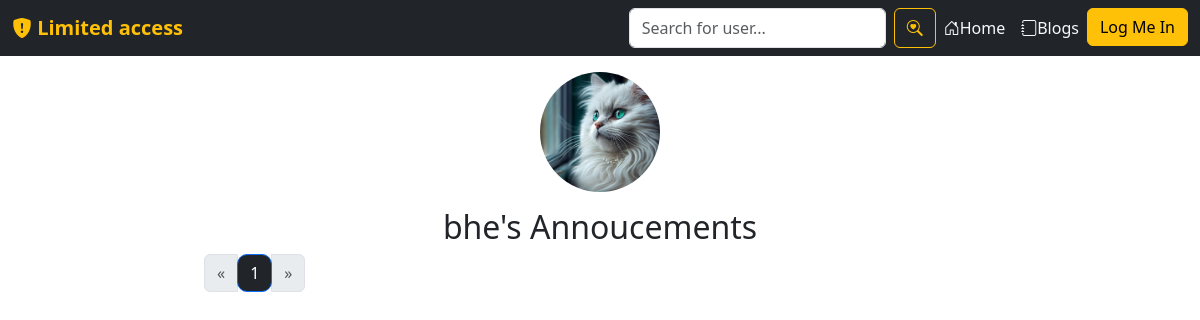
/bhe/announcements/, run on an earlier commit of the app's database.
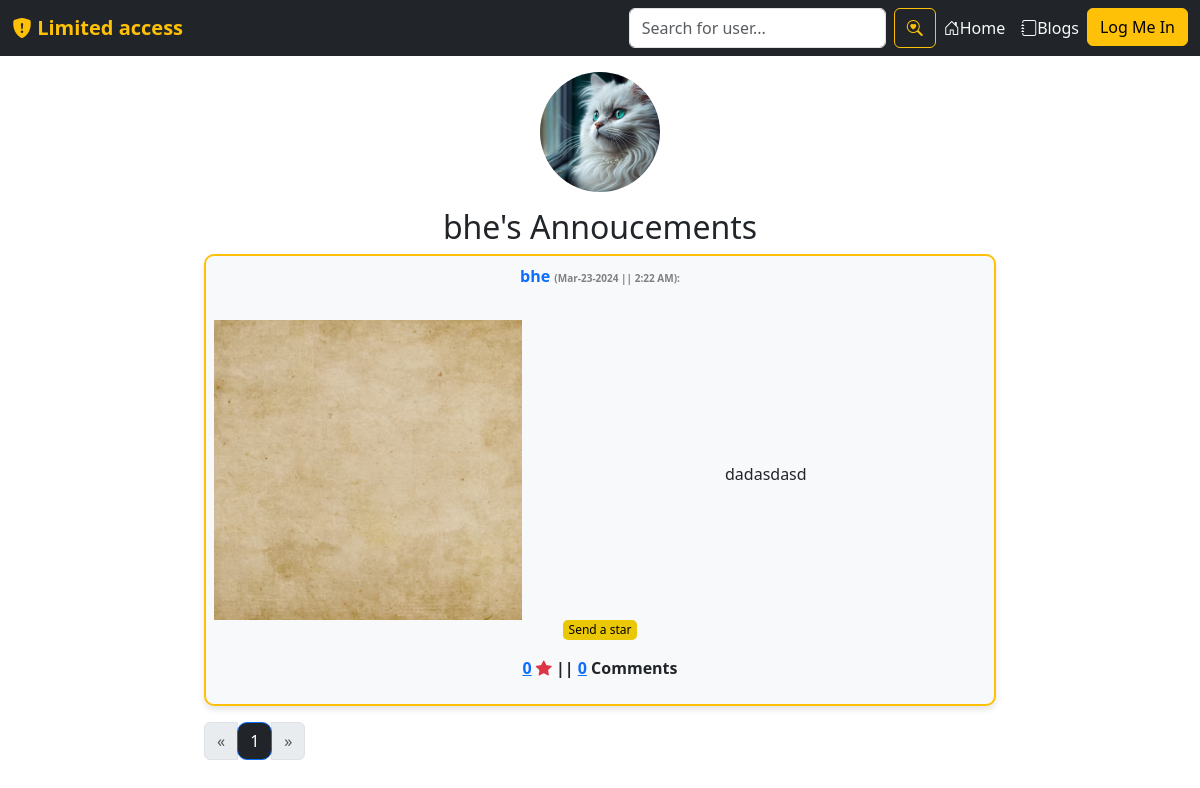
And on a later commit of the database.
### users/models.py (models this page shows, shortened)
class Profile(models.Model):
    user = models.OneToOneField(User, on_delete=models.CASCADE)
    motto = models.TextField(max_length=300, default="Best friends don’t let you do stupid things alone.")
    about_yourself = models.TextField(max_length=2000, default="😀")
    profile_pic = models.ImageField(default='profilepic.jpg',upload_to='profile_pictures')
    q1 = models.TextField(max_length=1000, default="No answer yet.")
    q2 = models.TextField(max_length=1000, default="No answer yet.")
    q3 = models.TextField(max_length=1000, default="No answer yet.")
    q4 = models.TextField(max_length=1000, default="No answer yet.")
    verified = models.BooleanField(default=False)

class BulletinBoard(models.Model):
    id = models.UUIDField(primary_key=True, default=uuid.uuid4)
    user = models.CharField(max_length=100)
    content = models.TextField()
    image = models.ImageField(default='read-me.jpg', upload_to='announcement_pics')
    liked = models.ManyToManyField(User, default=None, blank=True, related_name='liked')
    created_at = models.DateTimeField(default=datetime.now)
    no_of_likes = models.IntegerField(default=0)
    no_of_comments = models.IntegerField(default=0)
    highlight = models.BooleanField(default=False)

### users/views.py (the view)
# urls.py: path('<str:username>/announcements/', views.user_announcements, name='user-announcements'),
def user_announcements(request, username):
    profile = get_object_or_404(Profile, user__username=username)
    announcement_list = BulletinBoard.objects.filter(user=username).order_by('-created_at')
    paginator = Paginator(announcement_list, 18)
    page_number = request.GET.get('page', 1)
    try:
        announcements = paginator.page(page_number)
    except PageNotAnInteger:
        announcements = paginator.page(1)
    except EmptyPage:
        announcements = paginator.page(paginator.num_pages)
    return render(request, 'users/user-announcements.html', {'announcements': announcements, 'username': username, 'profile':profile})

### users/templates/users/user-announcements.html (shortened to what this page needs)
{% extends 'users/base.html' %}
{% block content %}
        <div class="text-center mt-4 pt-5">
            <img width="120" height="120" style="object-fit:cover; border-radius:60px;" src="{{ profile.profile_pic.url }}"/><br>
        </div>
        <div class="text-center pt-3">
            <h2>{{profile.user}}'s Annoucements</h2>
        </div>
        <div class="row justify-content-center">
            <div class="col-md-8 text-center">
                {% for post in announcements %}
                <div class="bg-light border border-2 border-warning p-2 mb-3" style="
                border-radius:10px;
                box-shadow: 0 4px 6px rgba(0, 0, 0, 0.1);
                ">
                <div class="">
                    <p class="fw-bold text-warning">
                        <a href="{% url 'profile' username=post.user %}" style="text-decoration: none;">
                            <span>{{ post.user }}</span>
                        </a>
                            <span style="font-size:10px; color:gray;">
                            ({{ post.created_at|date:"M-d-Y" }} || {{ post.created_at|time:"g:i A" }}):
                        </span>
                    </p>
                <div class="row align-items-center pt-3">
                    <div class="col-lg-5">
                        <a href="{{ post.image.url }}" data-lightbox="image">
                            <img src="{{ post.image.url }}" style="object-fit:cover; width:100%; height: 300px;">
                        </a>
                    </div>
                    <div class="col-lg-7">
                        <p class="text-muted my-4" style="text-align: left;">
                            <div class="bulletin-post" id="post{{ post.id }}">
                                {{ post.content|truncatewords:60 }}
                            </div>
                        </p>
                    </div>
                </div>
            </div>
            <form action="{% url 'users:like-post' %}" method="POST" class="like-form" id="{{post.id}}">
                <p class="fst-italic" style="font-size:12px;">
                    {% if user not in post.liked.all %}
                    <button type="submit" style="border:none; border-radius:5px; background-color:#ebc805;" class="like-btn{{post.id}}">
                        Send a star
                    </button>
                    {% else %}
                    <button type="submit" style="border:none; border-radius:5px; background-color:#ebc805;" class="like-btn{{post.id}}">
                        Unsend star
                    </button>
                    {% endif %}
                    <div class="d-inline fw-bold">
                        <a href="{% url 'users:likers' post.id %}"
                        {% comment %} data-bs-toggle="modal" data-bs-target="#likersModal"> {% endcomment %}
                            <span class="like-count{{post.id}}">{{ post.no_of_likes }}</a></span>
                        <span><i class="bi bi-star-fill text-danger"></i></span> ||
                        <a href="{% url 'users:likers' post.id %}">
                            <span>{{ post.no_of_comments }}</span></a>
                            {% if post.no_of_comments == 1 %}Comment
                            {%else%} Comments {% endif %}
                    </div>
                </p>
            </form>
        </div>
                {% endfor %}
        <div class="pagination text-center">
            <nav aria-label="Page navigation example">
                <ul class="pagination">
                    <li class="page-item {% if not announcements.has_previous %}disabled{% endif %}">
                        <a class="page-link" href="?page=1" aria-label="Previous">
                            <span aria-hidden="true">&laquo;</span>
                        </a>
                    </li>
                    {% for page_num in announcements.paginator.page_range %}
                    <li class="page-item {% if page_num == announcements.number %}active{% endif %}">
                        <a class="page-link bg-dark" style="border-radius:10px;" href="?page={{ page_num }}">{{ page_num }}</a>
                    </li>
                    {% endfor %}
                    {% if announcements.has_next %}
                    <li class="page-item">
                        <a class="page-link" href="?page={{ announcements.next_page_number }}" aria-label="Next">
                            <span aria-hidden="true">&raquo;</span>
                        </a>
                    </li>
                    {% else %}
                    <li class="page-item disabled">
                        <span class="page-link" aria-hidden="true">&raquo;</span>
                    </li>
                    {% endif %}
                </ul>
            </nav>
        </div>
            </div>
        </div>
{% endblock %}

### users/templates/users/base.html (shortened to what this page needs)
{% load static %}
<!doctype html>
<html lang="en">
<head>
    <link href="https://cdn.jsdelivr.net/npm/bootstrap@5.3.2/dist/css/bootstrap.min.css" rel="stylesheet">
    <link rel="stylesheet" href="https://cdn.jsdelivr.net/npm/bootstrap-icons@1.11.2/font/bootstrap-icons.min.css">
    <link rel="stylesheet" href="https://cdnjs.cloudflare.com/ajax/libs/lightbox2/2.11.3/css/lightbox.min.css">
</head>
<body>
    <nav class="navbar navbar-expand-md navbar-dark fixed-top bg-dark">
        <div class="container-xxl">
            <a href="{% url 'users:index' %}" class="navbar-brand">
                <span class="fw-bold text-warning">
                    {% if user.is_authenticated %}
                    <i class="bi bi-house-heart"></i>
                    <a href="{% url 'profile' username=user.username %}" class="fw-bold text-warning navbar-brand" style="text-decoration: none; font-size:22px;">{{ user.username }}</a>
                    {% else %}
                    <i class="bi bi-shield-fill-exclamation"></i>
                    Limited access
                    {% endif %}
                </span>
            </a>
            <div class="collapse navbar-collapse justify-content-end align-center" id="main-nav">
                <ul class="navbar-nav">
                    <form class="d-flex" role="search" action="{% url 'users:search' %}" method='POST'>
                        <input class="form-control me-2" name="username" type="text" placeholder="Search for user..." aria-label="Search">
                        <button class="btn btn-outline-warning" type="submit"><i class="bi bi-search-heart"></i></button>
                      </form>
                    <li class="nav-item">
                        <a href="/" class="nav-link text-light"><i class="bi bi-house-door"></i>Home</a>
                    </li>
                    <li class="nav-item">
                        <a href="{% url 'blogs:blogs' %}" class="nav-link text-light"><i class="bi bi-journal"></i>Blogs</a>
                    </li>
                    {% if user.is_authenticated %}
                    <li class="nav-item">
                        <a href="{% url 'logout' %}" class="btn btn-outline-warning">Log Me Out, Gotta Run</a>
                    </li>
                    {% else %}
                    <li class="nav-item">
                        <a href="{% url 'login' %}" class="btn btn-warning">Log Me In</a>
                    </li>
                    {% endif %}
                </ul>
            </div>
        </div>
    </nav>
    {% block content %}
    {% endblock %}
</body>
</html>

### users/templates/users/likers-modal.html (shortened to what this page needs)
{% load static %}

### users/templates/users/base.html (style rules this page uses)
.form-control { overflow-y: hidden; }

What changed in the data, as far as the page shows it:
added BulletinBoard: user "bhe", created_at "Mar-23-2024", created_at "2:22 AM", image (picture), content "dadasdasd", no_of_likes "0", no_of_comments "0", shows "Comments"
